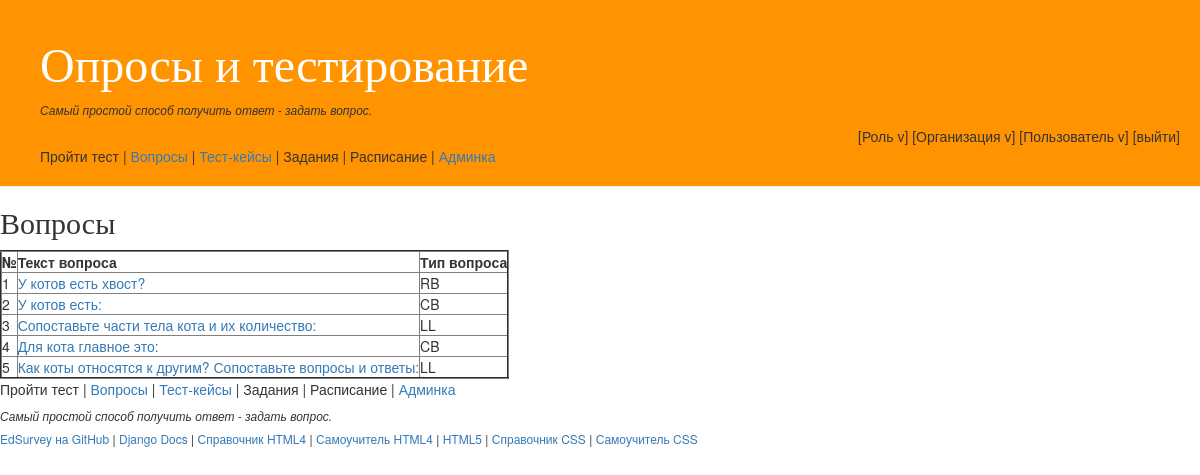
Screenshot of /questions/ with the database file from the repository.
### questions/models.py (models this page shows, shortened)
class Question(models.Model):
    class Meta:
        verbose_name = 'Вопрос'
        verbose_name_plural = 'Вопросы'
    RADIOBUTTON = 'RB'  # (*) One -from- List
    CHECKBOX = 'CB'     # [v] Some -from- List
    LINKEDLISTS = 'LL'   # Link One from first list -to- One from other list
    QUESTION_TYPE_CHOICES = (
        (RADIOBUTTON, 'Один из ...'),
        (CHECKBOX, 'Несколько из ...'),
        (LINKEDLISTS, "Путанка"),
    )
    qtype = models.CharField(
        max_length=2,
        choices=QUESTION_TYPE_CHOICES,
        default=RADIOBUTTON,
    )
    description = models.TextField()

### questions/views.py (the view)
def index(request):
    questions = Question.objects.all()
    return render(
        request,
        'questions.html',
        {'questions': questions},
    )

### questions/templates/questions.html
{% extends 'home.htm' %}
{% block mainblock %}
    <h2>Вопросы</h2>
    <table border="2">
        <tr>
            <th>№</th>
            <th>Текст вопроса</th>
            <th>Тип вопроса</th>
        </tr>
{% for question in questions %}
        <tr>
            <td>{{question.id}}</td>
            <td><a href="./answersbyquestion/{{question.id}}"> {{question.description}} </a></td>
            <td>{{question.qtype}}</td>
        </tr>
{% endfor %}
    </table>
{% endblock %}

### home/static/main.css (style rules this page uses)
h1, h2, h3, h4 { font-family: 'Lobster', cursive; }

### rows the page displays
Question: id "1", description "У котов есть хвост?", qtype "RB"
Question: id "2", description "У котов есть:", qtype "CB"
Question: id "3", description "Сопоставьте части тела кота и их количество:", qtype "LL"
Question: id "4", description "Для кота главное это:", qtype "CB"
Question: id "5", description "Как коты относятся к другим? Сопоставьте вопросы и ответы:", qtype "LL"
